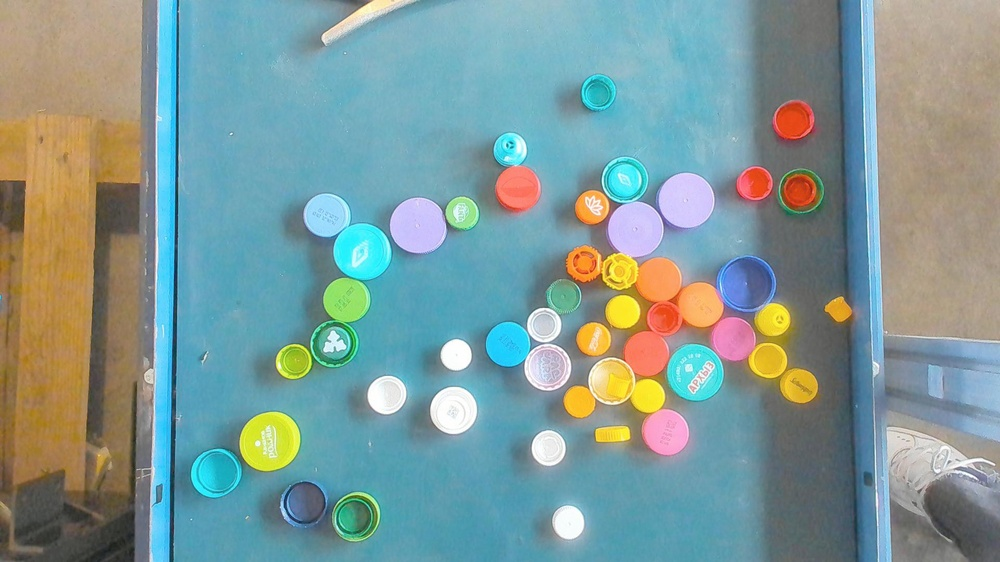
#> input picture ML/Classic_CV/sample.jpg, 1000 x 562 px, shrunk from 1920 x 1080 before the run
$ python Color_space.py --image sample.jpg
#> lines starting #> are read from the running program, lines starting #| are printed output that depends on the picture
import cv2
import numpy as np
import matplotlib.pyplot as plt
import argparse
import sys
from pathlib import Path

def k_means_segment(image, k):
    h, w, c = image.shape
    pixels = image.reshape((-1, c)).astype(np.float32)

    criteria = (
        cv2.TERM_CRITERIA_EPS + cv2.TERM_CRITERIA_MAX_ITER,
        100,
        0.2,
    )

    _, labels, centers = cv2.kmeans(
        pixels,
        k,
        None,
        criteria,
        10,
        cv2.KMEANS_RANDOM_CENTERS,
    )

    centers = np.uint8(centers)
    segmented = centers[labels.flatten()]
    return segmented.reshape((h,w,c))


def main(image_path, k):
#> called with k = 3
    img_bgr = cv2.imread(str(image_path))
#> img_bgr is the input picture: shape (562, 1000, 3); mean B, G, R 152.1, 153.6, 127.4
    if img_bgr is None:
        print(f"Could not load path: {image_path}")
        sys.exit(1)

    img_rgb = cv2.cvtColor(img_bgr, cv2.COLOR_BGR2RGB)
     # ---- Convert color spaces ----
    img_hsv = cv2.cvtColor(img_rgb, cv2.COLOR_RGB2HSV)
#> img_hsv: shape (562, 1000, 3); mean H, S, V 73.8, 95.9, 174.6
    img_lab = cv2.cvtColor(img_rgb, cv2.COLOR_RGB2LAB)
#> img_lab: shape (562, 1000, 3); mean of channels 0, 1, 2 158.2, 121.8, 126.7

    # ---- Segment ----
    seg_rgb = k_means_segment(img_rgb, k)
#> in k_means_segment, `_, labels, centers = cv2.kmeans( pixels, k, None, criteria, 10, cv2.KM..`: centers = [[96.04, 105.2, 104.3], [113.9, 174.1, 192.5], [188.9, 154.7, 107.5]]
#> in k_means_segment, `centers = np.uint8(centers)`: centers = [[96, 105, 104], [113, 174, 192], [188, 154, 107]]
#> in k_means_segment, `return segmented.reshape((h,w,c))`:
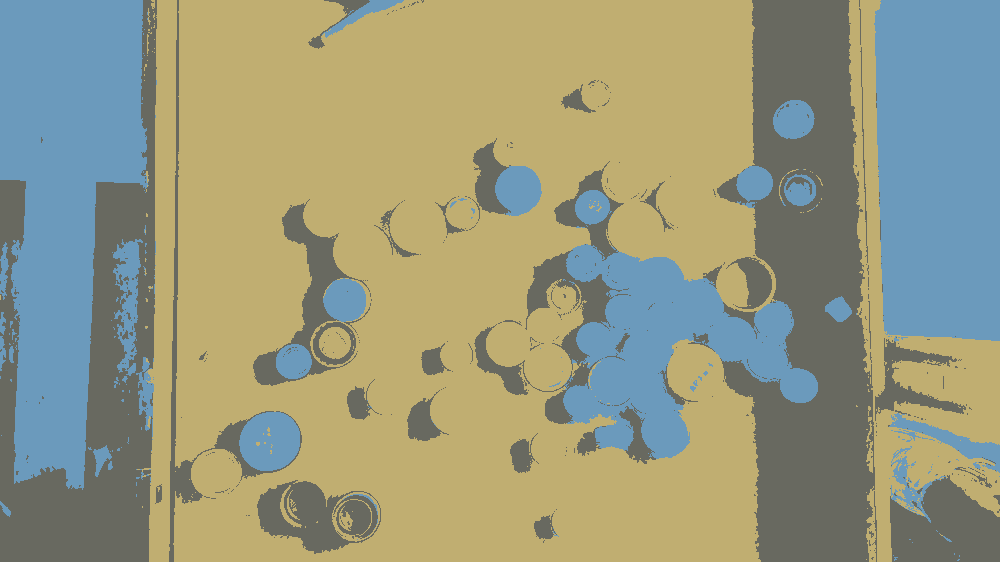
#> returned value: shape (562, 1000, 3); mean of channels 0, 1, 2 126.7, 153.3, 151.6; drawn as B, G, R
    seg_hsv = k_means_segment(img_hsv, k)
#> call 2 of k_means_segment, with k = 3
#> in k_means_segment (call 2), `_, labels, centers = cv2.kmeans( pixels, k, None, criteria, 10, cv2.KM..`: centers = [[49.92, 46.34, 139.2], [99.41, 104.8, 187.7], [35.94, 171.2, 205.1]]
#> in k_means_segment (call 2), `centers = np.uint8(centers)`: centers = [[49, 46, 139], [99, 104, 187], [35, 171, 205]]
#> in k_means_segment (call 2), `return segmented.reshape((h,w,c))`:
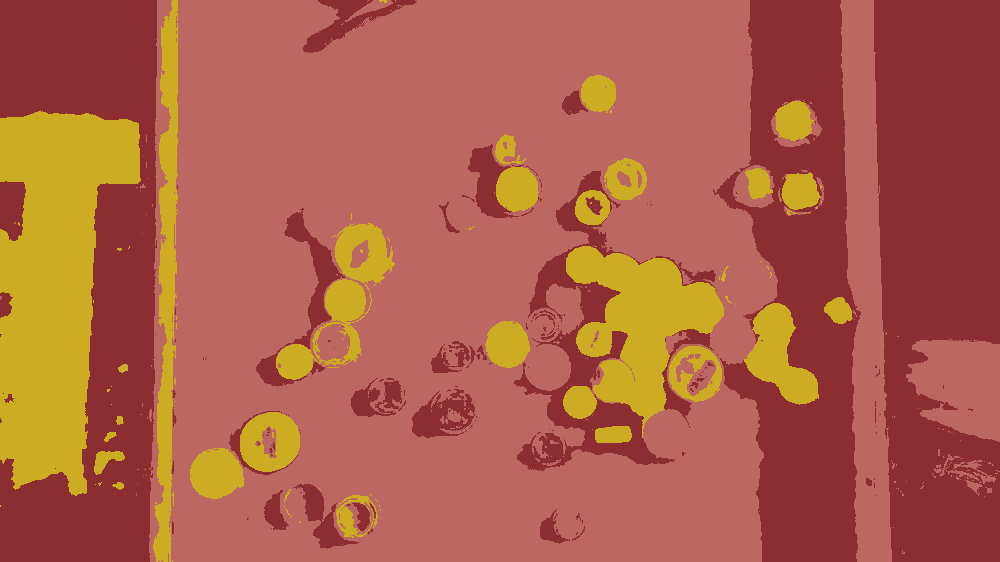
#> returned value: shape (562, 1000, 3); mean of channels 0, 1, 2 73.2, 95.3, 174.2; drawn as B, G, R
    seg_lab = k_means_segment(img_lab, k)
#> call 3 of k_means_segment, with k = 3
#> in k_means_segment (call 3), `_, labels, centers = cv2.kmeans( pixels, k, None, criteria, 10, cv2.KM..`: centers = [[169.9, 134.9, 158.3], [173.9, 114.4, 113.1], [113, 126.1, 126.9]]
#> in k_means_segment (call 3), `centers = np.uint8(centers)`: centers = [[169, 134, 158], [173, 114, 113], [113, 126, 126]]
#> in k_means_segment (call 3), `return segmented.reshape((h,w,c))`:
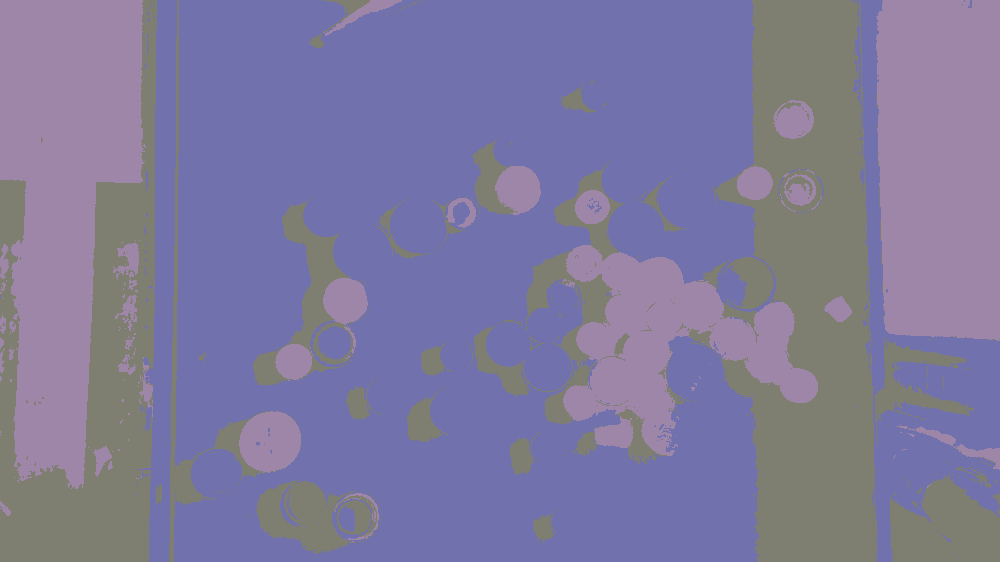
#> returned value: shape (562, 1000, 3); mean of channels 0, 1, 2 157.5, 121.4, 126.3; drawn as B, G, R

    # Convert results back to RGB for display
    seg_hsv_rgb = cv2.cvtColor(seg_hsv, cv2.COLOR_HSV2RGB)
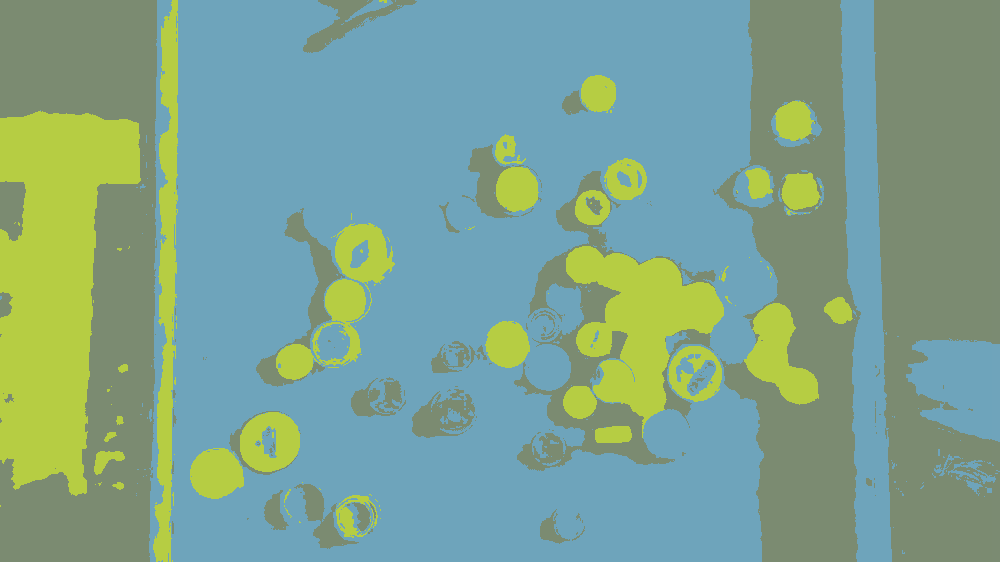
#> seg_hsv_rgb: shape (562, 1000, 3); mean R, G, B 125.1, 162.1, 144.9
    seg_lab_rgb = cv2.cvtColor(seg_lab, cv2.COLOR_LAB2RGB)
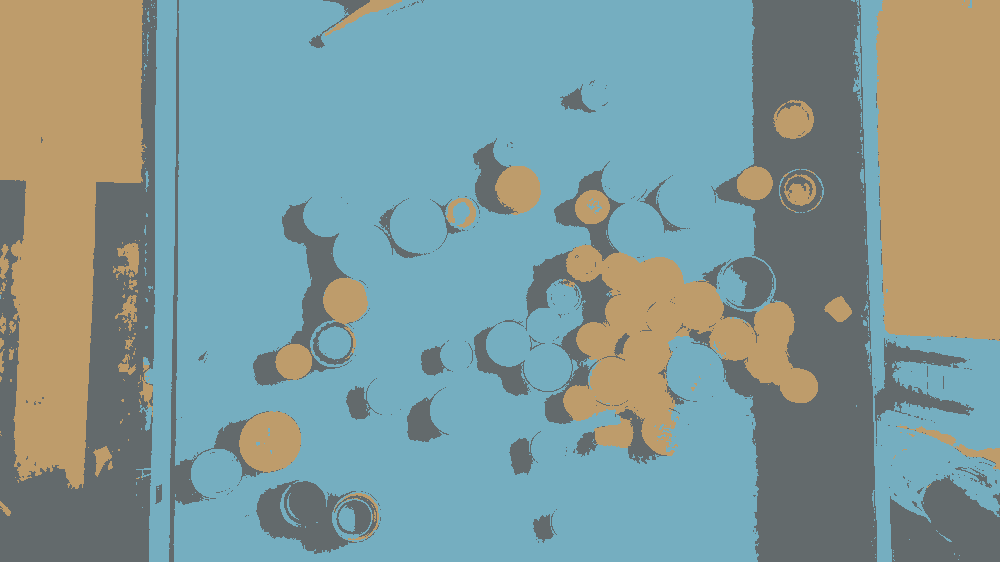
#> seg_lab_rgb: shape (562, 1000, 3); mean R, G, B 129.1, 153.4, 152.5

    # ---- Display ----
    plt.figure(figsize=(12, 8))

    plt.subplot(2, 2, 1)
    plt.imshow(img_rgb)
    plt.title("Original (RGB)")
    plt.axis("off")

    plt.subplot(2, 2, 2)
    plt.imshow(seg_rgb)
    plt.title("k-means on RGB")
    plt.axis("off")

    plt.subplot(2, 2, 3)
    plt.imshow(seg_hsv_rgb)
    plt.title("k-means on HSV")
    plt.axis("off")

    plt.subplot(2, 2, 4)
    plt.imshow(seg_lab_rgb)
    plt.title("k-means on Lab")
    plt.axis("off")

    plt.tight_layout()
    plt.show()


if __name__ == "__main__":
    parser = argparse.ArgumentParser(
        description="Compare k-means segmentation in RGB, HSV, and Lab"
    )
    parser.add_argument(
        "--image",
        type=Path,
        required=True,
        help="Path to input image",
    )
    parser.add_argument(
        "--k",
        type=int,
        default=3,
        help="Number of clusters",
    )

    args = parser.parse_args()
    main(args.image, args.k)
